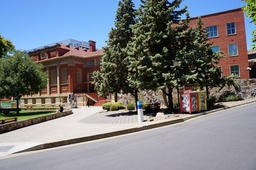
#> input picture assignment_2_materials/b1.JPG, 256 x 170 px, shrunk from 2000 x 1329 before the run
$ jupyter execute Bonus-3img.ipynb
#> lines starting #> are read from the running program, lines starting #| are printed output that depends on the picture
[cell 1]
import cv2
import matplotlib.pyplot as plt
import numpy as np
import tqdm as tqdm

### Read images

[cell 2]
img1 = cv2.imread('assignment_2_materials/b1.JPG')
#> img1 is the input picture: shape (170, 256, 3); mean B, G, R 125.6, 122, 119.8
img2 = cv2.imread('assignment_2_materials/b2.JPG')
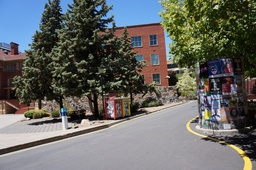
#> input picture assignment_2_materials/b2.JPG, 256 x 170 px, shrunk from 2000 x 1329 before the run
#> img2 is the input picture: shape (170, 256, 3); mean B, G, R 99.3, 103, 102.2
img3 = cv2.imread('assignment_2_materials/b3.JPG')
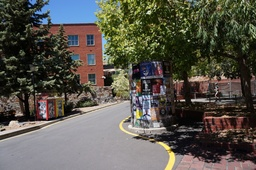
#> input picture assignment_2_materials/b3.JPG, 256 x 170 px, shrunk from 2000 x 1329 before the run
#> img3 is the input picture: shape (170, 256, 3); mean B, G, R 76.2, 85.4, 88.3
gray_img1 = cv2.cvtColor(img1, cv2.COLOR_BGR2GRAY)
gray_img2 = cv2.cvtColor(img2, cv2.COLOR_BGR2GRAY)
gray_img3 = cv2.cvtColor(img3, cv2.COLOR_BGR2GRAY)
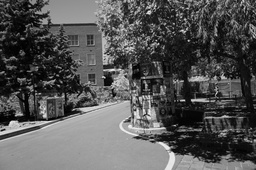
#> gray_img3: shape (170, 256); min 0, max 244, mean 85.2

### SIFT detector

[cell 3]
def get_sift(gray_img1, gray_img2):
    sift_detector=cv2.SIFT_create()

    # Detect keypoints and descriptors
    keypoints1, descriptors1 = sift_detector.detectAndCompute(gray_img1, None)
    keypoints2, descriptors2 = sift_detector.detectAndCompute(gray_img2, None)

    # Match descriptors using KNN
    bf = cv2.BFMatcher()
    matches = bf.knnMatch(descriptors1, descriptors2, k=2)

    # Apply ratio test
    good_matches = []
    for m, n in matches:
        if m.distance < 0.75 * n.distance:
            good_matches.append(m)
    good_matches = sorted(good_matches, key=lambda x: x.distance)
    return good_matches, keypoints1, keypoints2, descriptors1, descriptors2

### Rnsac + Homography computations

[cell 4]
def compute_homography(src_pts, dst_pts):

    if len(src_pts) < 4:
        raise ValueError("Need at least 4 points to compute homography")
    # Aih = 0
    # [-x, -y, -1,  0,  0,  0, x * x', y * x', x']
    # [ 0,  0,  0, -x, -y, -1, x * y', y * y', y']


    N = len(src_pts)
    A = []
    for i in range(N):
        (x, y) = src_pts[i]
        (xp, yp) = dst_pts[i]
        A.append([-x, -y, -1,  0,  0,  0, x * xp, y * xp, xp])
        A.append([ 0,  0,  0, -x, -y, -1, x * yp, y * yp, yp])

    A = np.array(A)

    # Solve using SVD: A*h = 0 -> smallest singular value
    U, S, Vt = np.linalg.svd(A)
    h = Vt[-1]  # Solution is last row of V^T
    H = h.reshape(3, 3)

    # Normalize so that H[2,2] == 1
    return H / H[2, 2]
def apply_homography(H, pts):
    pts_homog = np.hstack([pts, np.ones((pts.shape[0], 1))])
    projected = (H @ pts_homog.T).T
    projected /= projected[:, 2][:, np.newaxis]
    return projected[:, :2]

[cell 5]
def compute_homography_rnsac(src_pts, dst_pts, threshold=4.0, max_iter=2000) :
    max_inliers = 0
    best_H = None
    best_inliers_mask = None

    src_pts = np.array(src_pts)
    dst_pts = np.array(dst_pts)

    for _ in range(max_iter):
        idx = np.random.choice(len(src_pts), 4)
        src_sample = src_pts[idx]
        dst_sample = dst_pts[idx]

        try:
            H = compute_homography(src_sample, dst_sample)
        except ValueError:
            continue

        projected = apply_homography(H, src_pts)
        errors = np.linalg.norm(projected - dst_pts, axis=1)
        inlier_mask = errors < threshold
        num_inliers = np.sum(inlier_mask)

        if num_inliers > max_inliers:
            max_inliers = num_inliers
            best_H = H
            best_inliers_mask = inlier_mask

    if best_inliers_mask is not None and np.sum(best_inliers_mask) >= 4:
        final_src_pts = src_pts[best_inliers_mask]
        final_dst_pts = dst_pts[best_inliers_mask]
        best_H = compute_homography(final_src_pts, final_dst_pts)

    return best_H, best_inliers_mask

### Warp + bilinear interpolation

[cell 6]
def inverse_warp(img, H):
    H_inv = np.linalg.inv(H)

    h_orig, w_orig = img.shape[:2]
    corners = np.array([[0, 0], [w_orig-1, 0], [w_orig-1, h_orig-1], [0, h_orig-1]], dtype=np.float32)

    # Convert corners to homogeneous coordinates
    homogeneous_corners = np.column_stack((corners, np.ones(4)))

    # Transform corners using the homography matrix H
    transformed_corners = (H @ homogeneous_corners.T).T

    # Convert back to Cartesian coordinates
    transformed_corners_cart = transformed_corners[:, :2] / transformed_corners[:, 2, np.newaxis]

    # Find the minima and maxima of the transformed corners
    min_x = np.min(transformed_corners_cart[:, 0])
    max_x = np.max(transformed_corners_cart[:, 0])
    min_y = np.min(transformed_corners_cart[:, 1])
    max_y = np.max(transformed_corners_cart[:, 1])

    # Compute integer bounds for the warped image
    int_min_x = np.floor(min_x)
    int_max_x = np.ceil(max_x)
    warped_width = int(int_max_x - int_min_x)

    int_min_y = np.floor(min_y)
    int_max_y = np.ceil(max_y)
    warped_height = int(int_max_y - int_min_y)

    # Initialize the warped image with zeros
    if img.ndim == 3:
        warped = np.zeros((warped_height, warped_width, img.shape[2]), dtype=img.dtype)
    else:
        warped = np.zeros((warped_height, warped_width), dtype=img.dtype)

    # Iterate over each pixel in the warped image
    for i in range(warped_width):
        for j in range(warped_height):
            # Calculate destination coordinates
            x_dest = int_min_x + i
            y_dest = int_min_y + j

            # Transform destination coordinates to source using inverse homography
            dest_point = np.array([x_dest, y_dest, 1.0])
            src_point_homog = H_inv @ dest_point

            # Avoid division by zero
            if src_point_homog[2] == 0:
                continue

            # Convert to Cartesian coordinates
            src_point = src_point_homog[:2] / src_point_homog[2]
            x_src, y_src = src_point

            # Check if the source point is within the original image bounds
            if x_src < 0 or x_src >= w_orig or y_src < 0 or y_src >= h_orig:
                continue

            # Calculate the surrounding pixel indices for bilinear interpolation
            x_floor = int(np.floor(x_src))
            y_floor = int(np.floor(y_src))
            x_ceil = x_floor + 1
            y_ceil = y_floor + 1

            # Handle edge cases where ceil indices exceed image dimensions
            if x_ceil >= w_orig:
                x_ceil = x_floor
            if y_ceil >= h_orig:
                y_ceil = y_floor

            dx = x_src - x_floor
            dy = y_src - y_floor

            # Ensure indices are within bounds
            if x_floor < 0 or x_ceil < 0 or y_floor < 0 or y_ceil < 0:
                continue

            # Fetch the neighboring pixel values
            try:
                top_left = img[y_floor, x_floor]
                top_right = img[y_floor, x_ceil]
                bottom_left = img[y_ceil, x_floor]
                bottom_right = img[y_ceil, x_ceil]
            except IndexError:
                continue

            # Perform bilinear interpolation
            top = (1 - dx) * top_left + dx * top_right
            bottom = (1 - dx) * bottom_left + dx * bottom_right
            val = (1 - dy) * top + dy * bottom

            # Assign the interpolated value to the warped image
            warped[j, i] = val
    return warped, (min_x, min_y)

### Image Stitching Function

[cell 7]
def create_pano(img1, img2, H):
    # Warp img1 to align with img2
    warped_img1, (min_x, min_y) = inverse_warp(img1, H)
    h1, w1 = warped_img1.shape[:2]
    h2, w2 = img2.shape[:2]

    # Calculate frame size to fit both images
    frame_min_x = min(0, min_x)
    frame_max_x = max(w2, min_x + w1)
    frame_min_y = min(0, min_y)
    frame_max_y = max(h2, min_y + h1)

    # Convert dimensions to integers
    frame_w = int(frame_max_x - frame_min_x)
    frame_h = int(frame_max_y - frame_min_y)

    # Create frame and place images
    frame = np.zeros((frame_h, frame_w, 3), dtype=img1.dtype)

    # Place warped_img1 (convert offsets to integers)
    offset_x1 = int(min_x - frame_min_x)
    offset_y1 = int(min_y - frame_min_y)
    frame[offset_y1:offset_y1+h1, offset_x1:offset_x1+w1] = warped_img1

    # Place img2 (convert offsets to integers)
    offset_x2 = int(-frame_min_x)
    offset_y2 = int(-frame_min_y)
    frame[offset_y2:offset_y2+h2, offset_x2:offset_x2+w2] = img2

    # Calculate bounding box (convert to integers)
    x_start = int(min(offset_x2, offset_x1))
    y_start = int(min(offset_y2, offset_y1))
    x_end = int(max(offset_x2 + w2, offset_x1 + w1))
    y_end = int(max(offset_y2 + h2, offset_y1 + h1))

    # Crop the frame
    cropped_frame = frame[y_start:y_end, x_start:x_end]

    return cropped_frame

### Viewing the Good matches between first two images

[cell 8]
good_matches, keypoints1, keypoints2, descriptors1, descriptors2 = get_sift(gray_img1, gray_img2)
#> in get_sift, `keypoints1, descriptors1 = sift_detector.detectAndCompute(gray_img1, N..`: keypoints1 = 481 keypoints; strongest (x, y, size): (136, 113, 2.4), (113, 115, 2.3), (123, 114, 2.4), (163, 106, 3.6)
#> in get_sift, `keypoints2, descriptors2 = sift_detector.detectAndCompute(gray_img2, N..`: keypoints2 = 535 keypoints; strongest (x, y, size): (60, 120, 2.4), (83, 121, 2.3), (112, 115, 2.5), (44, 119, 2.6)
#> in get_sift, `matches = bf.knnMatch(descriptors1, descriptors2, k=2)`: matches = 481 matches
#> after the loop in get_sift, `for m, n in matches:`: good_matches = 205 matches
#> good_matches = 205 matches
good_matches = good_matches[:50]
#> good_matches = 50 matches
img_matches = cv2.drawMatches(gray_img1, keypoints1, gray_img2, keypoints2, good_matches,None,flags=cv2.DrawMatchesFlags_NOT_DRAW_SINGLE_POINTS)
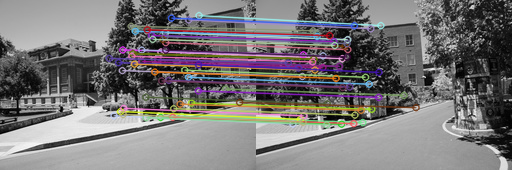
#> img_matches: shape (170, 512, 3); mean of channels 0, 1, 2 118.5, 117.6, 120.5; drawn as B, G, R
plt.figure(figsize=(20, 10))
plt.imshow(img_matches)
plt.axis('off')
plt.show()

### Compute Homography Matrix between first two images

[cell 9]
src_pts = np.float32([keypoints1[m.queryIdx].pt for m in good_matches])
#> src_pts = 50 pairs, first value 108.7 to 239.1, second value 15.12 to 117.2
dst_pts = np.float32([keypoints2[m.trainIdx].pt for m in good_matches])
#> dst_pts = 50 pairs, first value 31.73 to 159.5, second value 25.13 to 124.3
H, _=compute_homography_rnsac(src_pts, dst_pts)
#> the loop in compute_homography_rnsac, `for _ in range(max_iter):` made 2000 passes
#> (idx, num_inliers, max_inliers) on pass 1: ([44, 47, 0, 3], 50, 50)
#> (idx, num_inliers) on passes 2, 3, 5, 6, 7, 8: ([3, 39, 9, 19], 42), ([21, 36, 23, 6], 50), ([38, 39, 23, 46], 50), ([24, 17, 37, 25], 26), ([13, 8, 9, 20], 50), ([16, 5, 15, 47], 8)
#> after the loop in compute_homography_rnsac, `for _ in range(max_iter):`: max_inliers = 50
#> in compute_homography_rnsac, `final_src_pts = src_pts[best_inliers_mask]`: final_src_pts has the same summary as src_pts outside compute_homography_rnsac
#> in compute_homography_rnsac, `final_dst_pts = dst_pts[best_inliers_mask]`: final_dst_pts has the same summary as dst_pts outside compute_homography_rnsac
#> in compute_homography_rnsac, `best_H = compute_homography(final_src_pts, final_dst_pts)`: best_H = [[1.29, -0.0191, -103.1], [0.11, 1.18, -9.56], [0.00115, -3.61e-05, 1]]
#> H has the same summary as best_H in compute_homography_rnsac

[cell 10]
pano1 = create_pano(img1, img2, H)
#> in inverse_warp, `H_inv = np.linalg.inv(H)`: H_inv = [[0.711, 0.0138, 73.44], [-0.073, 0.848, 0.574], [-0.00082, 1.48e-05, 0.916]]
#> in inverse_warp, `transformed_corners = (H @ homogeneous_corners.T).T`: transformed_corners = [[-103.1, -9.56, 1], [224.7, 18.48, 1.29], [221.5, 217.5, 1.29], [-106.3, 189.5, 0.994]]
#> in inverse_warp, `transformed_corners_cart = transformed_corners[:, :2] / transformed_co..`: transformed_corners_cart = [[-103.1, -9.56], [173.8, 14.29], [172.1, 169], [-107, 190.7]]
#> in inverse_warp, `min_x = np.min(transformed_corners_cart[:, 0])`: min_x = -107
#> in inverse_warp, `max_x = np.max(transformed_corners_cart[:, 0])`: max_x = 173.8
#> in inverse_warp, `min_y = np.min(transformed_corners_cart[:, 1])`: min_y = -9.56
#> in inverse_warp, `max_y = np.max(transformed_corners_cart[:, 1])`: max_y = 190.7
#> in inverse_warp, `int_min_x = np.floor(min_x)`: int_min_x = -107
#> in inverse_warp, `int_max_x = np.ceil(max_x)`: int_max_x = 174
#> in inverse_warp, `warped_width = int(int_max_x - int_min_x)`: warped_width = 281
#> in inverse_warp, `int_min_y = np.floor(min_y)`: int_min_y = -10
#> in inverse_warp, `int_max_y = np.ceil(max_y)`: int_max_y = 191
#> in inverse_warp, `warped_height = int(int_max_y - int_min_y)`: warped_height = 201
#> after the loop in inverse_warp, `for i in range(warped_width):`:
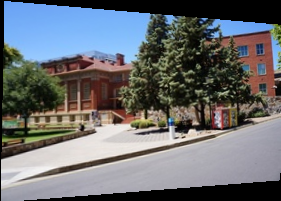
#> warped: shape (201, 281, 3); mean B, G, R 112.8, 109.1, 106
#> in create_pano, `warped_img1, (min_x, min_y) = inverse_warp(img1, H)`: min_x = -107; min_y = -9.56
#> in create_pano, `frame_min_x = min(0, min_x)`: frame_min_x = -107
#> in create_pano, `frame_max_x = max(w2, min_x + w1)`: frame_max_x = 256
#> in create_pano, `frame_min_y = min(0, min_y)`: frame_min_y = -9.56
#> in create_pano, `frame_max_y = max(h2, min_y + h1)`: frame_max_y = 191.4
#> in create_pano, `frame_w = int(frame_max_x - frame_min_x)`: frame_w = 362
#> in create_pano, `frame_h = int(frame_max_y - frame_min_y)`: frame_h = 201
#> in create_pano, `offset_x1 = int(min_x - frame_min_x)`: offset_x1 = 0
#> in create_pano, `offset_x2 = int(-frame_min_x)`: offset_x2 = 106
#> in create_pano, `offset_y2 = int(-frame_min_y)`: offset_y2 = 9
#> in create_pano, `frame[offset_y2:offset_y2+h2, offset_x2:offset_x2+w2] = img2`:
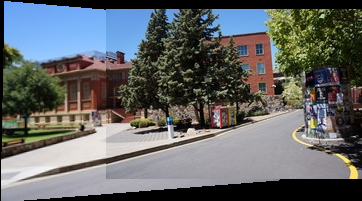
#> frame: shape (201, 362, 3); mean B, G, R 102.7, 102.1, 99
#> in create_pano, `x_start = int(min(offset_x2, offset_x1))`: x_start = 0
#> in create_pano, `x_end = int(max(offset_x2 + w2, offset_x1 + w1))`: x_end = 362
#> in create_pano, `y_end = int(max(offset_y2 + h2, offset_y1 + h1))`: y_end = 201
gray_pano1 = cv2.cvtColor(pano1, cv2.COLOR_BGR2GRAY)
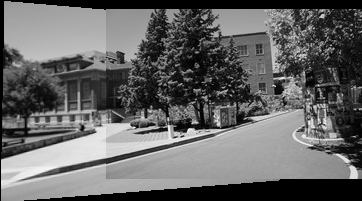
#> gray_pano1: shape (201, 362); min 0, max 250, mean 101.3
plt.imshow(cv2.cvtColor(pano1, cv2.COLOR_BGR2RGB))
plt.axis('off')
plt.show()

### Viewing the Good matches between Resulted pano1 and image 3

[cell 11]
good_matches, keypoints1, keypoints2, descriptors1, descriptors2 = get_sift(gray_pano1, gray_img3)
#> in get_sift (call 2), `keypoints1, descriptors1 = sift_detector.detectAndCompute(gray_img1, N..`: keypoints1 = 818 keypoints; strongest (x, y, size): (166, 129, 2.4), (189, 130, 2.3), (218, 124, 2.5), (150, 128, 2.6)
#> in get_sift (call 2), `keypoints2, descriptors2 = sift_detector.detectAndCompute(gray_img2, N..`: keypoints2 = 583 keypoints; strongest (x, y, size): (149, 12, 2.7), (192, 100, 2.1), (45, 116, 2.7), (11, 122, 2.6)
#> in get_sift (call 2), `matches = bf.knnMatch(descriptors1, descriptors2, k=2)`: matches = 818 matches
#> after the loop in get_sift (call 2), `for m, n in matches:`: good_matches = 201 matches
#> good_matches = 201 matches
good_matches = good_matches[:50]
#> good_matches = 50 matches
img_matches = cv2.drawMatches(gray_pano1, keypoints1, gray_img3, keypoints2, good_matches,None,flags=cv2.DrawMatchesFlags_NOT_DRAW_SINGLE_POINTS)
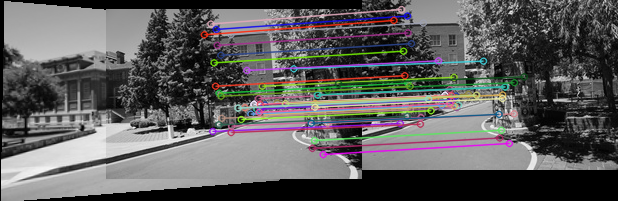
#> img_matches: shape (201, 618, 3); mean of channels 0, 1, 2 92.8, 92.7, 93.8; drawn as B, G, R
plt.figure(figsize=(20, 10))
plt.imshow(img_matches)
plt.axis('off')
plt.show()

### Compute Homography Matrix between Resulted pano1 and image 3

[cell 12]
src_pts = np.float32([keypoints1[m.queryIdx].pt for m in good_matches])
#> src_pts = 50 pairs, first value 203.9 to 338.1, second value 23.5 to 154.1
dst_pts = np.float32([keypoints2[m.trainIdx].pt for m in good_matches])
#> dst_pts = 50 pairs, first value 31.36 to 161.7, second value 9 to 143
H, _=compute_homography_rnsac(src_pts, dst_pts)
#> the loop in compute_homography_rnsac (call 2), `for _ in range(max_iter):` made 2000 passes
#> (idx, num_inliers, max_inliers) on passes 1, 3, 6: ([44, 13, 26, 44], 12, 12), ([37, 31, 15, 22], 36, 36), ([44, 36, 8, 47], 50, 50)
#> (idx, num_inliers) on passes 5, 7, 8, 12, 13, 15: ([17, 28, 43, 20], 8), ([5, 30, 47, 2], 14), ([20, 24, 44, 13], 50), ([19, 41, 42, 9], 33), ([13, 9, 29, 1], 10), ([36, 26, 40, 0], 50)

### Final Result

[cell 13]
pano = create_pano(pano1, img3, H)
#> after the loop in inverse_warp (call 2), `for i in range(warped_width):`:
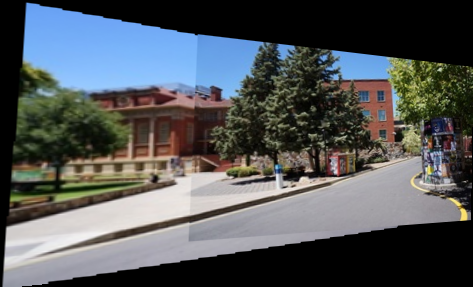
#> warped: shape (287, 473, 3); mean B, G, R 89.1, 86.7, 82.8
#> in create_pano (call 2), `frame[offset_y2:offset_y2+h2, offset_x2:offset_x2+w2] = img2`:
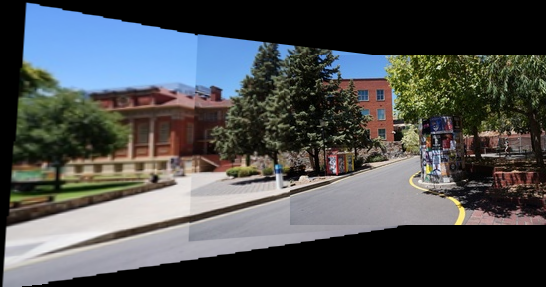
#> frame: shape (287, 546, 3); mean B, G, R 80.5, 79.6, 76.9

plt.imshow(cv2.cvtColor(pano, cv2.COLOR_BGR2RGB))
plt.axis('off')
plt.show()
cv2.imwrite('3-images-personal.jpg', pano)
#> Out = True
